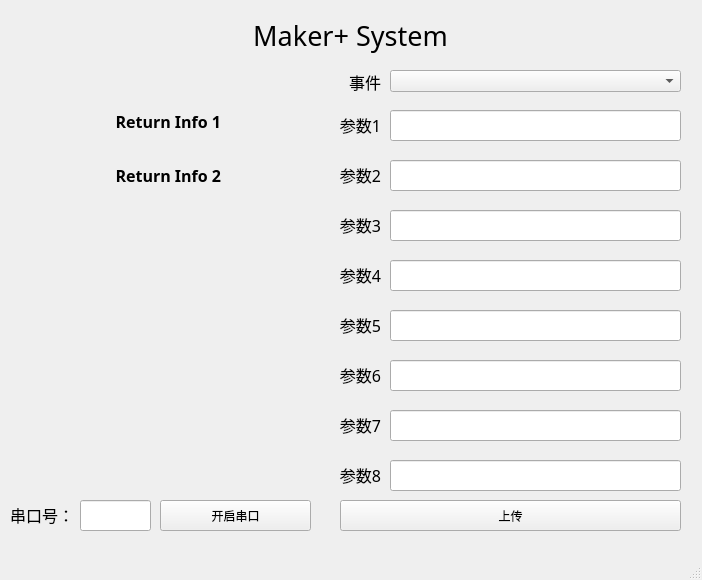
<?xml version="1.0" encoding="UTF-8"?>
<ui version="4.0">
 <class>MainWindow</class>
 <widget class="QMainWindow" name="MainWindow">
  <property name="geometry">
   <rect>
    <x>0</x>
    <y>0</y>
    <width>702</width>
    <height>580</height>
   </rect>
  </property>
  <property name="windowTitle">
   <string>MainWindow</string>
  </property>
  <widget class="QWidget" name="centralwidget">
   <widget class="QComboBox" name="comboBox">
    <property name="geometry">
     <rect>
      <x>390</x>
      <y>70</y>
      <width>291</width>
      <height>22</height>
     </rect>
    </property>
    <property name="font">
     <font>
      <family>微软雅黑 Light</family>
      <pointsize>10</pointsize>
     </font>
    </property>
    <property name="currentIndex">
     <number>-1</number>
    </property>
    <item>
     <property name="text">
      <string>注册</string>
     </property>
    </item>
    <item>
     <property name="text">
      <string>签到</string>
     </property>
    </item>
   </widget>
   <widget class="QLineEdit" name="lineEdit_1">
    <property name="geometry">
     <rect>
      <x>390</x>
      <y>110</y>
      <width>291</width>
      <height>31</height>
     </rect>
    </property>
    <property name="font">
     <font>
      <family>微软雅黑 Light</family>
      <pointsize>12</pointsize>
     </font>
    </property>
   </widget>
   <widget class="QLineEdit" name="lineEdit_2">
    <property name="geometry">
     <rect>
      <x>390</x>
      <y>160</y>
      <width>291</width>
      <height>31</height>
     </rect>
    </property>
    <property name="font">
     <font>
      <family>微软雅黑 Light</family>
      <pointsize>12</pointsize>
     </font>
    </property>
   </widget>
   <widget class="QLineEdit" name="lineEdit_3">
    <property name="geometry">
     <rect>
      <x>390</x>
      <y>210</y>
      <width>291</width>
      <height>31</height>
     </rect>
    </property>
    <property name="font">
     <font>
      <family>微软雅黑 Light</family>
      <pointsize>12</pointsize>
     </font>
    </property>
   </widget>
   <widget class="QLineEdit" name="lineEdit_4">
    <property name="geometry">
     <rect>
      <x>390</x>
      <y>260</y>
      <width>291</width>
      <height>31</height>
     </rect>
    </property>
    <property name="font">
     <font>
      <family>微软雅黑 Light</family>
      <pointsize>12</pointsize>
     </font>
    </property>
   </widget>
   <widget class="QLineEdit" name="lineEdit_5">
    <property name="geometry">
     <rect>
      <x>390</x>
      <y>310</y>
      <width>291</width>
      <height>31</height>
     </rect>
    </property>
    <property name="font">
     <font>
      <family>微软雅黑 Light</family>
      <pointsize>12</pointsize>
     </font>
    </property>
   </widget>
   <widget class="QLineEdit" name="lineEdit_6">
    <property name="geometry">
     <rect>
      <x>390</x>
      <y>360</y>
      <width>291</width>
      <height>31</height>
     </rect>
    </property>
    <property name="font">
     <font>
      <family>微软雅黑 Light</family>
      <pointsize>12</pointsize>
     </font>
    </property>
   </widget>
   <widget class="QLineEdit" name="lineEdit_7">
    <property name="geometry">
     <rect>
      <x>390</x>
      <y>410</y>
      <width>291</width>
      <height>31</height>
     </rect>
    </property>
    <property name="font">
     <font>
      <family>微软雅黑 Light</family>
      <pointsize>12</pointsize>
     </font>
    </property>
   </widget>
   <widget class="QLineEdit" name="lineEdit_8">
    <property name="geometry">
     <rect>
      <x>390</x>
      <y>460</y>
      <width>291</width>
      <height>31</height>
     </rect>
    </property>
    <property name="font">
     <font>
      <family>微软雅黑 Light</family>
      <pointsize>12</pointsize>
     </font>
    </property>
   </widget>
   <widget class="QLabel" name="label_event">
    <property name="geometry">
     <rect>
      <x>20</x>
      <y>70</y>
      <width>361</width>
      <height>21</height>
     </rect>
    </property>
    <property name="font">
     <font>
      <family>微软雅黑 Light</family>
      <pointsize>12</pointsize>
     </font>
    </property>
    <property name="text">
     <string>&lt;html&gt;&lt;head/&gt;&lt;body&gt;&lt;p&gt;&lt;span style=&quot; &quot;&gt;事件&lt;/span&gt;&lt;/p&gt;&lt;/body&gt;&lt;/html&gt;</string>
    </property>
    <property name="textFormat">
     <enum>Qt::AutoText</enum>
    </property>
    <property name="alignment">
     <set>Qt::AlignRight|Qt::AlignTrailing|Qt::AlignVCenter</set>
    </property>
    <property name="margin">
     <number>0</number>
    </property>
    <property name="textInteractionFlags">
     <set>Qt::LinksAccessibleByMouse</set>
    </property>
   </widget>
   <widget class="QLabel" name="label_1">
    <property name="geometry">
     <rect>
      <x>250</x>
      <y>110</y>
      <width>131</width>
      <height>31</height>
     </rect>
    </property>
    <property name="font">
     <font>
      <family>微软雅黑 Light</family>
      <pointsize>12</pointsize>
     </font>
    </property>
    <property name="text">
     <string>&lt;html&gt;&lt;head/&gt;&lt;body&gt;&lt;p&gt;参数1&lt;/p&gt;&lt;/body&gt;&lt;/html&gt;</string>
    </property>
    <property name="textFormat">
     <enum>Qt::AutoText</enum>
    </property>
    <property name="alignment">
     <set>Qt::AlignRight|Qt::AlignTrailing|Qt::AlignVCenter</set>
    </property>
    <property name="margin">
     <number>0</number>
    </property>
    <property name="textInteractionFlags">
     <set>Qt::LinksAccessibleByMouse</set>
    </property>
   </widget>
   <widget class="QLabel" name="label_2">
    <property name="geometry">
     <rect>
      <x>250</x>
      <y>160</y>
      <width>131</width>
      <height>31</height>
     </rect>
    </property>
    <property name="font">
     <font>
      <family>微软雅黑 Light</family>
      <pointsize>12</pointsize>
     </font>
    </property>
    <property name="text">
     <string>&lt;html&gt;&lt;head/&gt;&lt;body&gt;&lt;p&gt;参数2&lt;/p&gt;&lt;/body&gt;&lt;/html&gt;</string>
    </property>
    <property name="textFormat">
     <enum>Qt::AutoText</enum>
    </property>
    <property name="alignment">
     <set>Qt::AlignRight|Qt::AlignTrailing|Qt::AlignVCenter</set>
    </property>
    <property name="margin">
     <number>0</number>
    </property>
    <property name="textInteractionFlags">
     <set>Qt::LinksAccessibleByMouse</set>
    </property>
   </widget>
   <widget class="QLabel" name="label_3">
    <property name="geometry">
     <rect>
      <x>250</x>
      <y>210</y>
      <width>131</width>
      <height>31</height>
     </rect>
    </property>
    <property name="font">
     <font>
      <family>微软雅黑 Light</family>
      <pointsize>12</pointsize>
     </font>
    </property>
    <property name="text">
     <string>&lt;html&gt;&lt;head/&gt;&lt;body&gt;&lt;p&gt;参数3&lt;/p&gt;&lt;/body&gt;&lt;/html&gt;</string>
    </property>
    <property name="textFormat">
     <enum>Qt::AutoText</enum>
    </property>
    <property name="alignment">
     <set>Qt::AlignRight|Qt::AlignTrailing|Qt::AlignVCenter</set>
    </property>
    <property name="margin">
     <number>0</number>
    </property>
    <property name="textInteractionFlags">
     <set>Qt::LinksAccessibleByMouse</set>
    </property>
   </widget>
   <widget class="QLabel" name="label_4">
    <property name="geometry">
     <rect>
      <x>250</x>
      <y>260</y>
      <width>131</width>
      <height>31</height>
     </rect>
    </property>
    <property name="font">
     <font>
      <family>微软雅黑 Light</family>
      <pointsize>12</pointsize>
     </font>
    </property>
    <property name="text">
     <string>&lt;html&gt;&lt;head/&gt;&lt;body&gt;&lt;p&gt;参数4&lt;/p&gt;&lt;/body&gt;&lt;/html&gt;</string>
    </property>
    <property name="textFormat">
     <enum>Qt::AutoText</enum>
    </property>
    <property name="alignment">
     <set>Qt::AlignRight|Qt::AlignTrailing|Qt::AlignVCenter</set>
    </property>
    <property name="margin">
     <number>0</number>
    </property>
    <property name="textInteractionFlags">
     <set>Qt::LinksAccessibleByMouse</set>
    </property>
   </widget>
   <widget class="QLabel" name="label_5">
    <property name="geometry">
     <rect>
      <x>250</x>
      <y>310</y>
      <width>131</width>
      <height>31</height>
     </rect>
    </property>
    <property name="font">
     <font>
      <family>微软雅黑 Light</family>
      <pointsize>12</pointsize>
     </font>
    </property>
    <property name="text">
     <string>&lt;html&gt;&lt;head/&gt;&lt;body&gt;&lt;p&gt;参数5&lt;/p&gt;&lt;/body&gt;&lt;/html&gt;</string>
    </property>
    <property name="textFormat">
     <enum>Qt::AutoText</enum>
    </property>
    <property name="alignment">
     <set>Qt::AlignRight|Qt::AlignTrailing|Qt::AlignVCenter</set>
    </property>
    <property name="margin">
     <number>0</number>
    </property>
    <property name="textInteractionFlags">
     <set>Qt::LinksAccessibleByMouse</set>
    </property>
   </widget>
   <widget class="QLabel" name="label_6">
    <property name="geometry">
     <rect>
      <x>250</x>
      <y>360</y>
      <width>131</width>
      <height>31</height>
     </rect>
    </property>
    <property name="font">
     <font>
      <family>微软雅黑 Light</family>
      <pointsize>12</pointsize>
     </font>
    </property>
    <property name="text">
     <string>&lt;html&gt;&lt;head/&gt;&lt;body&gt;&lt;p&gt;参数6&lt;/p&gt;&lt;/body&gt;&lt;/html&gt;</string>
    </property>
    <property name="textFormat">
     <enum>Qt::AutoText</enum>
    </property>
    <property name="alignment">
     <set>Qt::AlignRight|Qt::AlignTrailing|Qt::AlignVCenter</set>
    </property>
    <property name="margin">
     <number>0</number>
    </property>
    <property name="textInteractionFlags">
     <set>Qt::LinksAccessibleByMouse</set>
    </property>
   </widget>
   <widget class="QLabel" name="label_7">
    <property name="geometry">
     <rect>
      <x>250</x>
      <y>410</y>
      <width>131</width>
      <height>31</height>
     </rect>
    </property>
    <property name="font">
     <font>
      <family>微软雅黑 Light</family>
      <pointsize>12</pointsize>
     </font>
    </property>
    <property name="text">
     <string>&lt;html&gt;&lt;head/&gt;&lt;body&gt;&lt;p&gt;参数7&lt;/p&gt;&lt;/body&gt;&lt;/html&gt;</string>
    </property>
    <property name="textFormat">
     <enum>Qt::AutoText</enum>
    </property>
    <property name="alignment">
     <set>Qt::AlignRight|Qt::AlignTrailing|Qt::AlignVCenter</set>
    </property>
    <property name="margin">
     <number>0</number>
    </property>
    <property name="textInteractionFlags">
     <set>Qt::LinksAccessibleByMouse</set>
    </property>
   </widget>
   <widget class="QLabel" name="label_8">
    <property name="geometry">
     <rect>
      <x>250</x>
      <y>460</y>
      <width>131</width>
      <height>31</height>
     </rect>
    </property>
    <property name="font">
     <font>
      <family>微软雅黑 Light</family>
      <pointsize>12</pointsize>
     </font>
    </property>
    <property name="text">
     <string>&lt;html&gt;&lt;head/&gt;&lt;body&gt;&lt;p&gt;参数8&lt;/p&gt;&lt;/body&gt;&lt;/html&gt;</string>
    </property>
    <property name="textFormat">
     <enum>Qt::AutoText</enum>
    </property>
    <property name="alignment">
     <set>Qt::AlignRight|Qt::AlignTrailing|Qt::AlignVCenter</set>
    </property>
    <property name="margin">
     <number>0</number>
    </property>
    <property name="textInteractionFlags">
     <set>Qt::LinksAccessibleByMouse</set>
    </property>
   </widget>
   <widget class="QLabel" name="label_title">
    <property name="geometry">
     <rect>
      <x>10</x>
      <y>10</y>
      <width>681</width>
      <height>51</height>
     </rect>
    </property>
    <property name="font">
     <font>
      <family>微软雅黑</family>
      <pointsize>20</pointsize>
     </font>
    </property>
    <property name="text">
     <string>&lt;html&gt;&lt;head/&gt;&lt;body&gt;&lt;p&gt;Maker+ System&lt;/p&gt;&lt;/body&gt;&lt;/html&gt;</string>
    </property>
    <property name="textFormat">
     <enum>Qt::AutoText</enum>
    </property>
    <property name="alignment">
     <set>Qt::AlignCenter</set>
    </property>
    <property name="margin">
     <number>0</number>
    </property>
    <property name="textInteractionFlags">
     <set>Qt::LinksAccessibleByMouse</set>
    </property>
   </widget>
   <widget class="QPushButton" name="pushButton">
    <property name="geometry">
     <rect>
      <x>340</x>
      <y>500</y>
      <width>341</width>
      <height>31</height>
     </rect>
    </property>
    <property name="text">
     <string>上传</string>
    </property>
   </widget>
   <widget class="QLabel" name="label_9">
    <property name="geometry">
     <rect>
      <x>10</x>
      <y>500</y>
      <width>61</width>
      <height>31</height>
     </rect>
    </property>
    <property name="font">
     <font>
      <family>微软雅黑 Light</family>
      <pointsize>12</pointsize>
     </font>
    </property>
    <property name="text">
     <string>&lt;html&gt;&lt;head/&gt;&lt;body&gt;&lt;p&gt;串口号：&lt;/p&gt;&lt;/body&gt;&lt;/html&gt;</string>
    </property>
    <property name="textFormat">
     <enum>Qt::AutoText</enum>
    </property>
    <property name="alignment">
     <set>Qt::AlignRight|Qt::AlignTrailing|Qt::AlignVCenter</set>
    </property>
    <property name="margin">
     <number>0</number>
    </property>
    <property name="textInteractionFlags">
     <set>Qt::LinksAccessibleByMouse</set>
    </property>
   </widget>
   <widget class="QLineEdit" name="lineEdit_com">
    <property name="geometry">
     <rect>
      <x>80</x>
      <y>500</y>
      <width>71</width>
      <height>31</height>
     </rect>
    </property>
    <property name="font">
     <font>
      <family>微软雅黑 Light</family>
      <pointsize>12</pointsize>
     </font>
    </property>
   </widget>
   <widget class="QPushButton" name="pushButton_openCom">
    <property name="geometry">
     <rect>
      <x>160</x>
      <y>500</y>
      <width>151</width>
      <height>31</height>
     </rect>
    </property>
    <property name="text">
     <string>开启串口</string>
    </property>
   </widget>
   <widget class="QLabel" name="label_return_info_1">
    <property name="geometry">
     <rect>
      <x>10</x>
      <y>110</y>
      <width>211</width>
      <height>31</height>
     </rect>
    </property>
    <property name="font">
     <font>
      <family>微软雅黑 Light</family>
      <pointsize>12</pointsize>
      <weight>75</weight>
      <bold>true</bold>
     </font>
    </property>
    <property name="text">
     <string>&lt;html&gt;&lt;head/&gt;&lt;body&gt;&lt;p&gt;Return Info 1&lt;br/&gt;&lt;/p&gt;&lt;/body&gt;&lt;/html&gt;</string>
    </property>
    <property name="textFormat">
     <enum>Qt::AutoText</enum>
    </property>
    <property name="alignment">
     <set>Qt::AlignRight|Qt::AlignTrailing|Qt::AlignVCenter</set>
    </property>
    <property name="margin">
     <number>0</number>
    </property>
    <property name="textInteractionFlags">
     <set>Qt::LinksAccessibleByMouse</set>
    </property>
   </widget>
   <widget class="QLabel" name="label_return_info_2">
    <property name="geometry">
     <rect>
      <x>10</x>
      <y>160</y>
      <width>211</width>
      <height>31</height>
     </rect>
    </property>
    <property name="font">
     <font>
      <family>微软雅黑 Light</family>
      <pointsize>12</pointsize>
      <weight>75</weight>
      <bold>true</bold>
     </font>
    </property>
    <property name="text">
     <string>&lt;html&gt;&lt;head/&gt;&lt;body&gt;&lt;p&gt;Return Info 2&lt;/p&gt;&lt;/body&gt;&lt;/html&gt;</string>
    </property>
    <property name="textFormat">
     <enum>Qt::AutoText</enum>
    </property>
    <property name="alignment">
     <set>Qt::AlignRight|Qt::AlignTrailing|Qt::AlignVCenter</set>
    </property>
    <property name="margin">
     <number>0</number>
    </property>
    <property name="textInteractionFlags">
     <set>Qt::LinksAccessibleByMouse</set>
    </property>
   </widget>
  </widget>
  <widget class="QMenuBar" name="menubar">
   <property name="geometry">
    <rect>
     <x>0</x>
     <y>0</y>
     <width>702</width>
     <height>23</height>
    </rect>
   </property>
  </widget>
  <widget class="QStatusBar" name="statusbar"/>
 </widget>
 <resources/>
 <connections/>
</ui>
